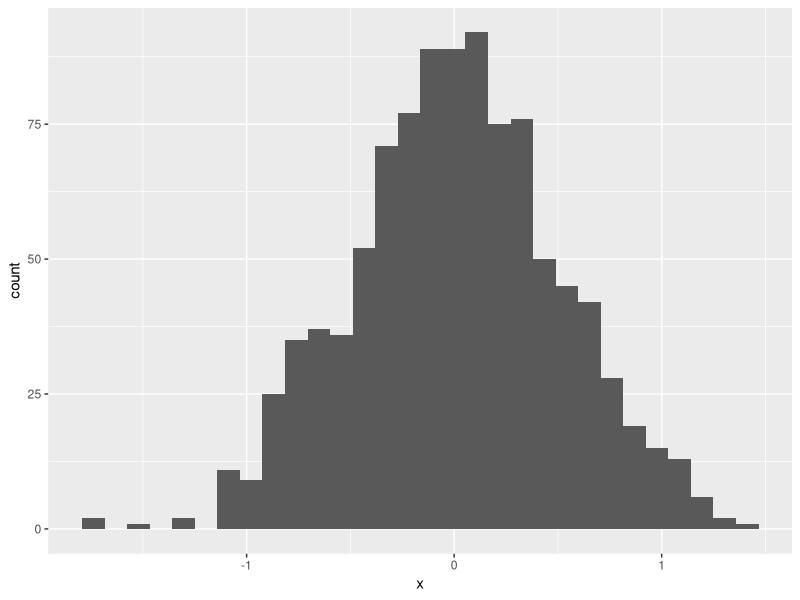
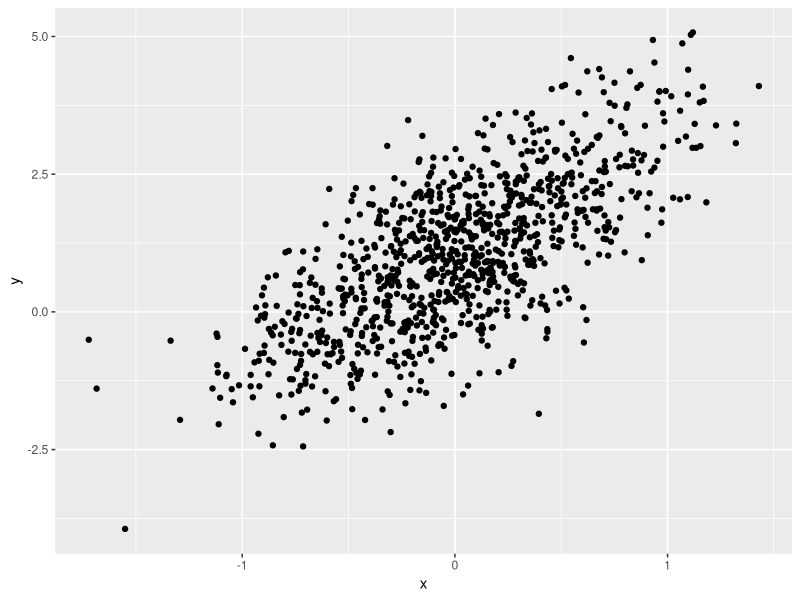
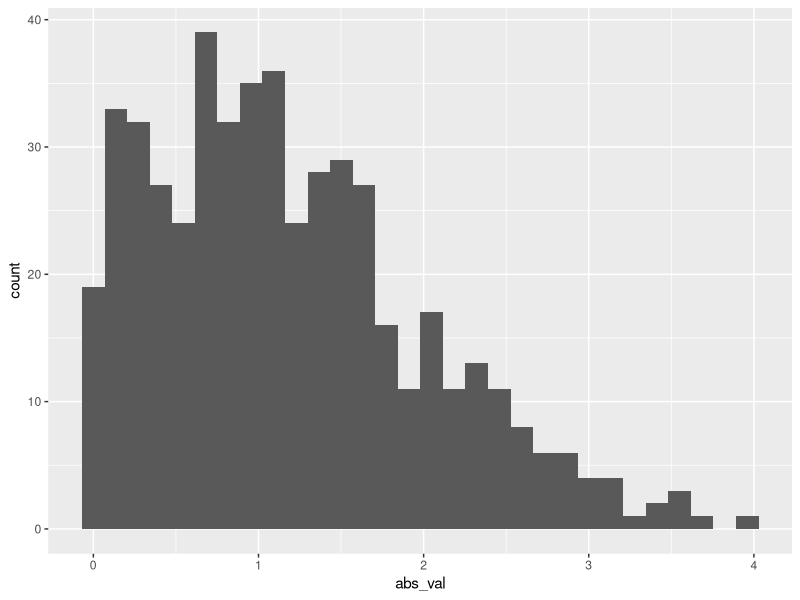

Recreate these plots in R, in order.
## ---- chunk 1
library(tidyverse)
## ---- chunk 2
plot_df =
  tibble(
    x = rnorm(1000, sd = 0.5),
    y = 1 +2 * x + rnorm(1000),
  )
## ---- chunk 3
ggplot(plot_df, aes(x = x)) + geom_histogram()
## ---- chunk 4
ggplot(plot_df, aes(x = x, y = y)) + geom_point()
## ---- chunk 5
la_df = tibble(
     num_samp = rnorm(500, mean = 1),
     log_vec = num_samp > 0,
     abs_val = abs(num_samp)
    )

ggplot(la_df, aes(x = abs_val)) + geom_histogram()
